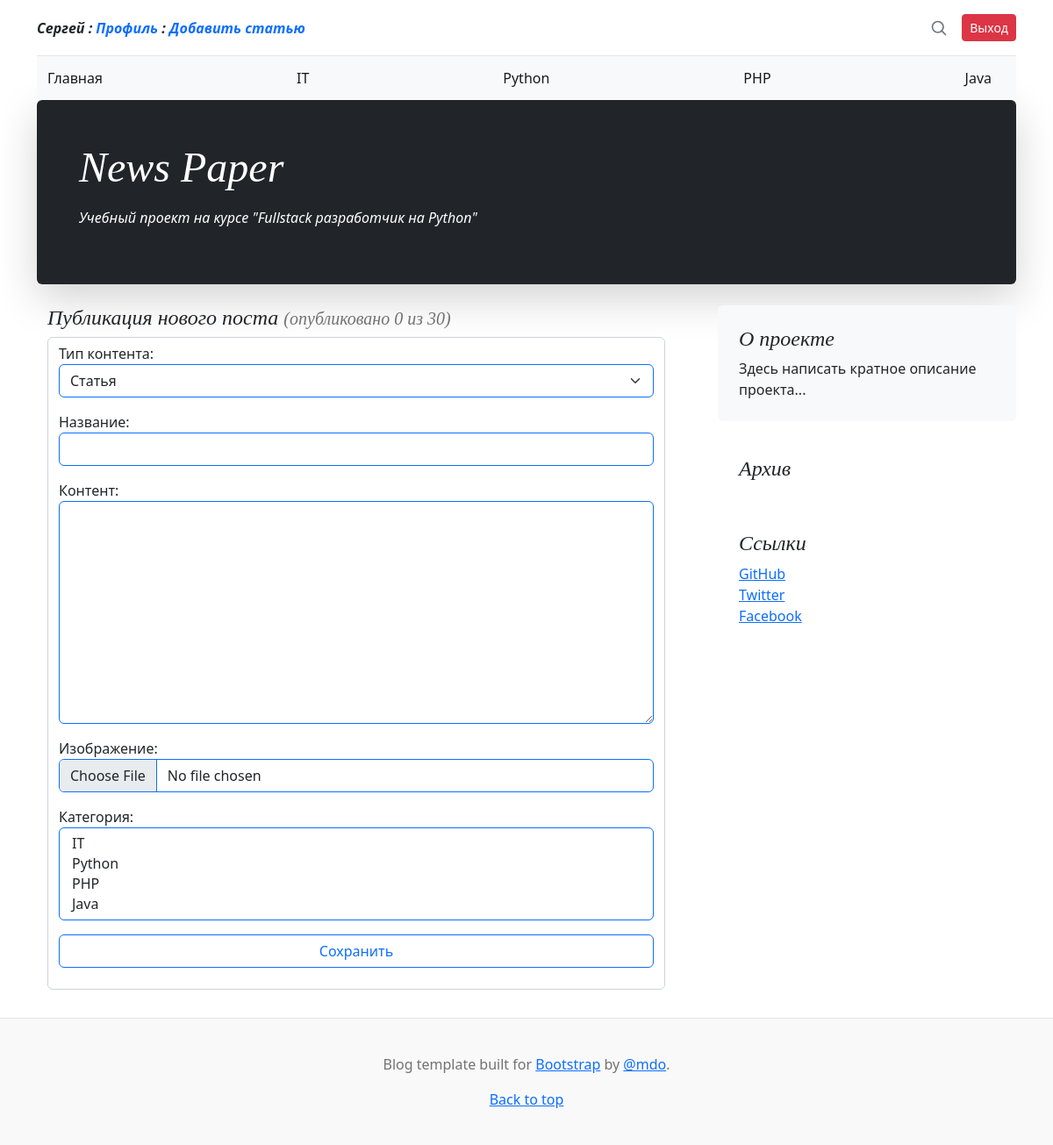
/create/ (signed in), run on an earlier commit of the app's database.
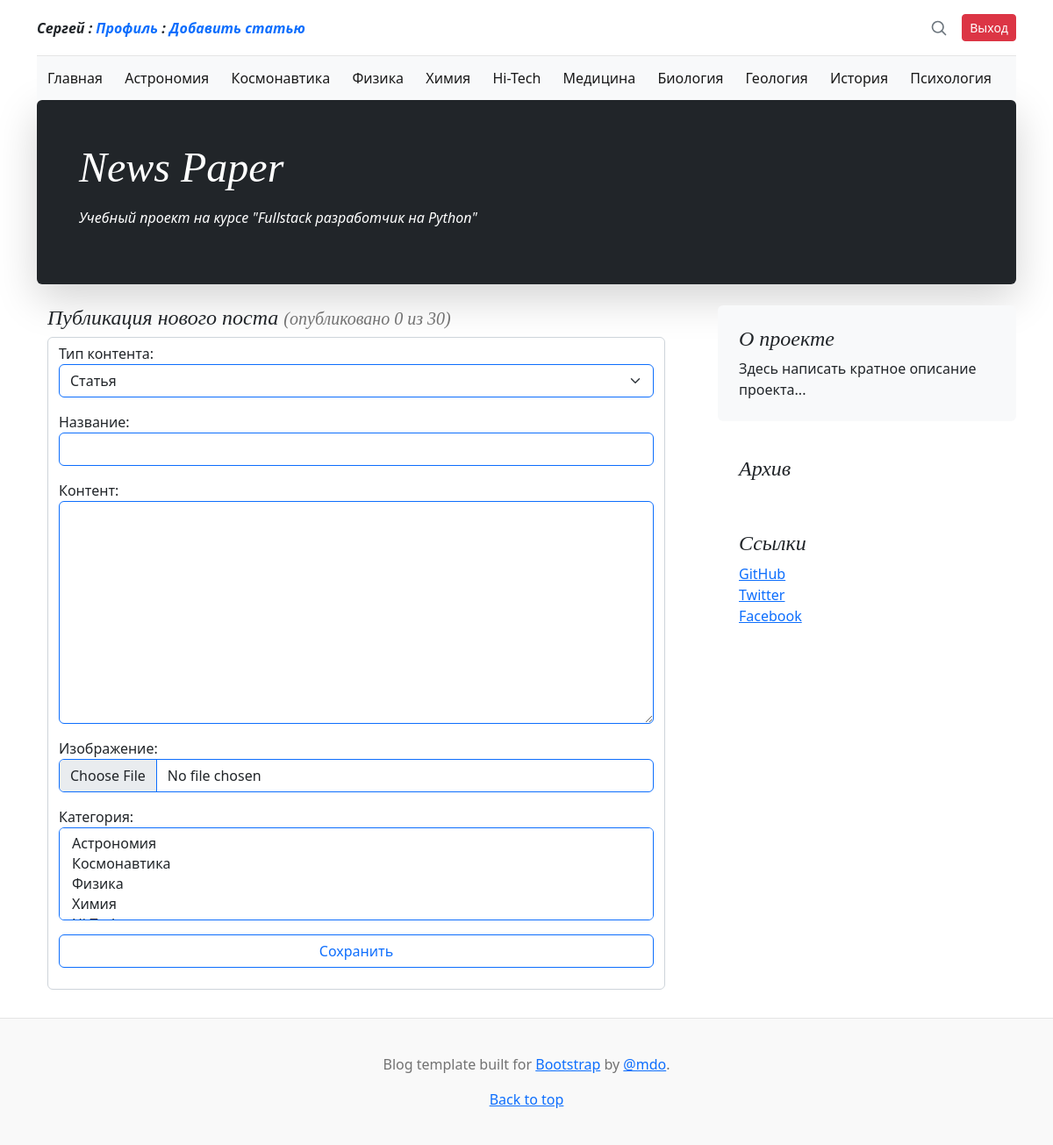
And on a later commit of the database.
### news/models.py (models this page shows)
class Category(models.Model):
    name = models.CharField(
        max_length=64,
        unique=True,
        verbose_name='Имя категории',
    )
    subscribers = models.ManyToManyField(
        User,
        through='CatSubscribers',
        blank=True,
        verbose_name='Подписчик',
    )
    def __str__(self):
        return self.name
    class Meta:
        verbose_name = 'Категория'
        verbose_name_plural = 'Категории'

### news/views.py (the view, shortened to what this page needs)
# urls.py: path('create/', PostCreate.as_view(), name='create'),
class PostCreate(PermissionRequiredMixin, CreateView):
    permission_required = (
        'news.add_post',
    )
    context_object_name = 'create'
    form_class = PostingForm
    model = Post
    template_name = 'edit.html'
    def get_context_data(self, **kwargs):
        context = super().get_context_data(**kwargs)
        limit = settings.DAILY_POST_LIMIT
        context['limit'] = limit
        last_day = timezone.now() - timedelta(days=1)
        posts_day_count = Post.objects.filter(
            author_post__author_user=self.request.user,
            date_pub__gte=last_day,
        ).count()
        context['count'] = posts_day_count
        context['post_limit'] = posts_day_count < limit
        context['category'] = cache_categories()
        return context

### news/form.py (shortened to what this page needs)
class PostingForm(forms.ModelForm):
    error_css_class = 'text-danger fw-semibold'
    class Meta:
        model = Post
        fields = [
            'type_cat',
            'name',
            'content',
            'content_image',
            'post_cat',
        ]
        widgets = {
            'type_cat': forms.Select(
                attrs={'class': 'form-select border-primary'}
            ),
            'name': forms.TextInput(
                attrs={'class': 'form-control border-primary'}
            ),
            'content': forms.Textarea(
                attrs={'class': 'form-control border-primary'}
            ),
            'content_image': forms.FileInput(
                attrs={'class': 'form-control border-primary'}
            ),
            'post_cat': forms.SelectMultiple(
                attrs={'class': 'form-select border-primary'}
            ),
        }

### news/views.py (called while the page is built)
def cache_categories(time_cache=3600):
    return cache.get_or_set(
        'category',
        Category.objects.all(),
        time_cache
    )

### templates/edit.html (shortened to what this page needs)
{% extends 'default.html' %}
{% load i18n %}
{% block content %}
{% if edit.id == None %}
    <div class="container-fluid text-start">
        <h4 class="fst-italic">
            Публикация нового поста
            <span class="blog-post-meta fs-5">
                (опубликовано {{ count }} из {{ limit }})
            </span>
        </h4>
    </div>
    <div class="container-fluid">
        <div class="mb-3 pb-3">
            <fieldset class="form-control pb-4">
                {% if post_limit %}
                    <form action="" method="post">
                        {{ form.as_p }}
                        <input class="form-control btn btn-outline-primary" type="submit" value="Сохранить">
                    </form>
                {% else %}
                    <div class="container-fluid text-center">
                        <h5 class="pb-1 mb-4 fst-italic link-danger fw-semibold">
                            За текущие сутки Вы исчерпали лимит публикаций!
                        </h5>
                    </div>
                {% endif %}
            </fieldset>
        </div>
    </div>
{% endif %}
{% endblock content %}

### templates/default.html (shortened to what this page needs)
<!doctype html>
<html lang="ru">
  <head>
    {% load static %}
    <link href="{% static 'css/bootstrap.min.css' %}" rel="stylesheet">
    <link href="{% static 'css/blog.rtl.css' %}" rel="stylesheet">
    <link href="{% static 'css/styles.css' %}" rel="stylesheet">
  </head>
  <body>
    <div class="container">
      <header class="blog-header lh-1 py-3">
        <div class="row flex-nowrap justify-content-between align-items-center">
          <div class="col-4 pt-1">
              {% if user.id %}
                  <p class="pb-1 mb-0 fst-italic fw-semibold">
                      {{ user }}
                      :
                      <a class="link-primary text-decoration-none" href="{% url 'news:profile' user.id %}">Профиль</a>
                      :
                      <a class="link-primary text-decoration-none" href="{% url 'news:create' %}">Добавить статью</a>
                  </p>
              {% endif %}
          </div>
          <div class="col-4 d-flex justify-content-end align-items-center">
            <a class="link-secondary" href="{% url 'news:search' %}" aria-label="Search">
              <svg xmlns="http://www.w3.org/2000/svg" width="20" height="20" fill="none" stroke="currentColor" stroke-linecap="round" stroke-linejoin="round" stroke-width="2" class="mx-3" role="img" viewBox="0 0 24 24"><title>Search</title><circle cx="10.5" cy="10.5" r="7.5"/><path d="M21 21l-5.2-5.2"/></svg>
            </a>
              {% if user.id %}
                <a class="btn btn-sm btn-danger" href="/accounts/logout/">Выход</a>
              {% else %}
                <a class="btn btn-sm btn-success" href="/accounts/login/">Вход | Регистрация</a>
              {% endif %}
          </div>
        </div>
      </header>
      <nav class="navbar bg-light">
        <div class="container-fluid">
          <a class="navbar-brand fs-6" href="{% url 'news:index' %}">Главная</a>
          {% for item in category %}
            <a class="navbar-brand fs-6" href="{% url 'news:category' item.id %}">{{ item.name }}</a>
          {% endfor %}
        </div>
      </nav>
    </div>
    <main class="container">
      <div class="p-4 p-md-5 mb-4 rounded text-bg-dark shadow-lg">
        <div class="col-md-6 px-0">
          <h1 class="display-4 fst-italic">News Paper</h1>
            <p class="lead-3 my-3 fst-italic">Учебный проект на курсе "Fullstack разработчик на Python"</p>
        </div>
      </div>
      <div class="row g-5">
        <div class="col-md-8">
            {% block content %}{% endblock content %}
        </div>
        <div class="col-md-4">
          <div class="position-sticky" style="top: 2rem;">
            <div class="p-4 mb-3 bg-light rounded">
              <h4 class="fst-italic">О проекте</h4>
              <p class="mb-0">
                  Здесь написать кратное описание проекта...
              </p>
            </div>
            <div class="p-4">
              <h4 class="fst-italic">Архив</h4>
            </div>
            <div class="p-4">
              <h4 class="fst-italic">Ссылки</h4>
              <ol class="list-unstyled">
                <li><a href="#">GitHub</a></li>
                <li><a href="#">Twitter</a></li>
                <li><a href="#">Facebook</a></li>
              </ol>
            </div>
          </div>
        </div>
      </div>
    </main>
    <footer class="blog-footer">
      <p>Blog template built for <a target="_blank" href="https://getbootstrap.com/">Bootstrap</a> by <a href="https://twitter.com/mdo">@mdo</a>.</p>
      <p><a href="#">Back to top</a></p>
    </footer>
  </body>
</html>

What changed in the data, as far as the page shows it:
changed Category: name "IT" → "Астрономия"
changed Category: name "Python" → "Космонавтика"
changed Category: name "PHP" → "Физика"
changed Category: name "Java" → "Химия"
added Category: name "Hi-Tech"
added Category: name "Медицина"
added Category: name "Биология"
added Category: name "Геология"
added Category: name "История"
added Category: name "Психология"
Also different on the page:
form field post_cat: "IT / Python / PHP / Java" → "Астрономия / Космонавтика / Физика / Химия"
